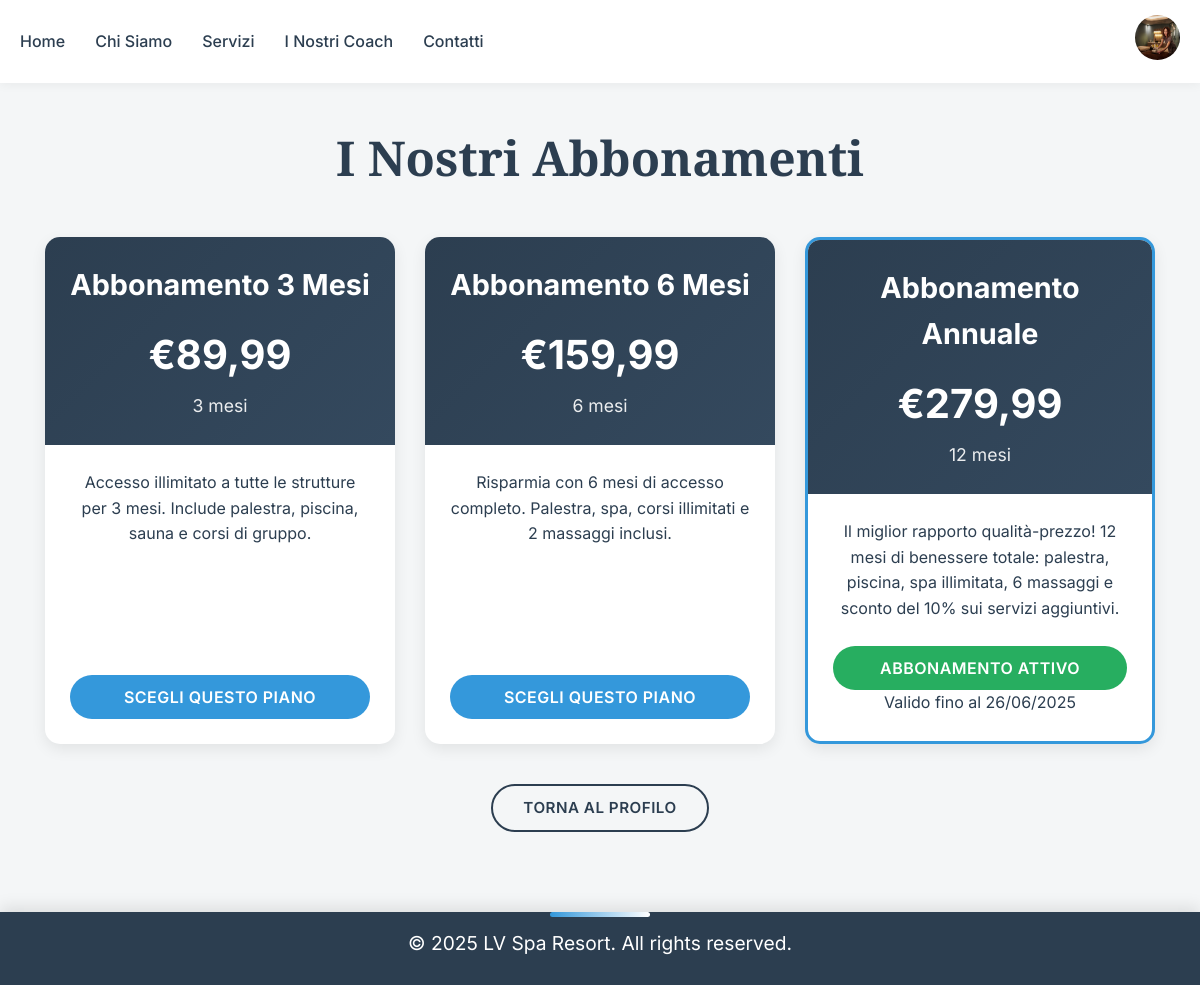
Screenshot of /subscriptions/subscription-plans/ (signed in) with the database file from the repository.
### users/models.py (models this page shows, shortened)
class User(AbstractBaseUser, PermissionsMixin):
    full_name = models.CharField(max_length=255, default="Nome Cognome")
    email = models.EmailField(unique=True)
    phone = models.CharField(max_length=20, blank=True)
    profile_picture = models.ImageField(
        upload_to="profile_pics/",
        default="profile_pics/def_pfp.png",
        null=True,
        blank=True
    )
    is_active = models.BooleanField(default=True)
    is_staff = models.BooleanField(default=False)
    is_superuser = models.BooleanField(default=False)
    objects = UserManager()
    USERNAME_FIELD = 'email'

### subscriptions/models.py (models this page shows, shortened)
class SubscriptionPlan(models.Model):
    name = models.CharField(max_length=100)
    price = models.FloatField()
    duration = models.IntegerField(help_text="Durata in mesi")
    description = models.TextField()

class Subscription(models.Model):
    user = models.ForeignKey('users.User', on_delete=models.CASCADE)
    plan = models.ForeignKey('subscriptions.SubscriptionPlan', on_delete=models.SET_NULL, null=True, blank=True)
    start_date = models.DateTimeField(auto_now_add=True)
    end_date = models.DateTimeField(blank=True, null=True)
    is_active = models.BooleanField(default=True)

### subscriptions/views.py (the view)
# urls.py: path('subscription-plans/', views.subscription_plans, name='subscription_plans'),
@login_required
def subscription_plans(request):
    if not request.user.is_authenticated:
        messages.error(request, "Devi essere loggato per accedere agli abbonamenti.")
        return redirect('subscription_plans')
    plans = SubscriptionPlan.objects.all()
    context = {
        "subscription_plans": plans,
        "user_subscription": Subscription.objects.filter(user=request.user, is_active=True).first(),
    }
    return render(request, 'subscriptions/subscription.html', context)

### subscriptions/templates/subscriptions/subscription.html (shortened to what this page needs)
{% extends 'users/navbar_template.html' %}
{% load static %}
{% block content %}
    <section class="subscription-section">
        <div class="subscription-container">
            <h1>I Nostri Abbonamenti</h1>
            <div class="plans-container">
                {% for plan in subscription_plans %}
                <div class="plan-card {% if user_subscription and user_subscription.plan.id == plan.id %}active-plan{% endif %}">
                    <div class="plan-header">
                        <h2>{{ plan.name }}</h2>
                        <p class="plan-price">€{{ plan.price|floatformat:2 }}</p>
                        <p class="plan-duration">{{ plan.duration }} mesi</p>
                    </div>
                    <div class="plan-description">
                        <p>{{ plan.description }}</p>
                    </div>
                    <div class="plan-action">
                        {% if user_subscription and user_subscription.plan.id == plan.id %}
                            <button class="current-plan-btn" disabled>Abbonamento Attivo</button>
                            <p class="plan-validity">Valido fino al {{ user_subscription.end_date|date:'d/m/Y' }}</p>
                        {% else %}
                            <button type="button" class="subscribe-plan-btn" onclick="openFakePaymentModal({{ plan.id }})">Scegli Questo Piano</button>
                        {% endif %}
                    </div>
                </div>
                {% empty %}
                <div class="no-plans">
                    <p>Al momento non ci sono abbonamenti disponibili.</p>
                </div>
                {% endfor %}
            </div>
            <div class="return-profile">
                <a href="{% url 'profile' %}" class="return-btn">Torna al Profilo</a>
            </div>
        </div>
    </section>
    <footer>
        <p>&copy; 2025 LV Spa Resort. All rights reserved.</p>
    </footer>
    <link rel="stylesheet" href="{% static 'subscriptions/css/subscriptions.css' %}?v={{ timestamp }}">
{% endblock %}

### users/templates/users/navbar_template.html (shortened to what this page needs)
{% load static %}
<!DOCTYPE html>
<html lang="it">
<head>
    <link rel="stylesheet" href="{% static 'users/css/home.css' %}">
</head>
<body>
    <header>
        <nav class="navbar">
            <ul class="nav-links">
                <li><a href="{% url 'home' %}#home">Home</a></li>
                <li><a href="{% url 'home' %}#about">Chi Siamo</a></li>
                <li><a href="{% url 'home' %}#services">Servizi</a></li>
                <li><a href="{% url 'home' %}#coaches">I Nostri Coach</a></li>
                <li><a href="{% url 'home' %}#contact">Contatti</a></li>
            </ul>
            <div class="header-actions">
                {% if user.is_authenticated %}
                    <div class="dropdown">
                        <img
                            src="{{ user.profile_picture.url }}"
                            alt="Immagine profilo utente"
                            class="user-profile-pic"
                        >
                    </div>
                {% else %}
                    <button class="login-btn" onclick="window.location.href='{% url 'login' %}?tab=login'">Login</button>
                    <button class="register-btn" onclick="window.location.href='{% url 'login' %}?tab=register'">Registrati</button>
                {% endif %}
            </div>
        </nav>
    </header>
{% block content %}{% endblock %}
</body>
</html>

### users/static/users/css/home.css (style rules this page uses)
* { margin: 0; padding: 0; box-sizing: border-box; }
:root { --primary-color: #2C3E50; --secondary-color: #34495E; --accent-color: #3498DB; --background-color: #F4F6F7; --text-color: #2C3E50; --white: #FFFFFF; }
body { font-family: 'Inter', sans-serif; line-height: 1.6; background-color: var(--background-color); color: var(--text-color); }
header { position: fixed; top: 0; width: 100%; background-color: var(--white); box-shadow: 0 2px 10px rgba(0, 0, 0, 0.05); z-index: 1000; padding: 15px 0; }
header nav { max-width: 1200px; margin: 0 auto; display: flex; justify-content: space-between; align-items: center; padding: 0 20px; }
header nav ul { display: flex; list-style: none; gap: 30px; }
header nav ul li a { text-decoration: none; color: var(--primary-color); font-weight: 500; transition: color 0.3s ease; position: relative; }
header nav ul li a::after { content: ''; position: absolute; width: 0; height: 2px; bottom: -5px; left: 0; background-color: var(--accent-color); transition: width 0.3s ease; }
.header-actions { display: flex; gap: 20px; }
.dropdown { position: relative; display: inline-block; }
.user-profile-pic { width: 45px; height: 45px; border-radius: 50%; cursor: pointer; transition: transform 0.2s ease; }
footer { background-color: var(--primary-color); color: var(--white); text-align: center; padding: 20px 10px; margin-top: 50px; position: relative; box-shadow: 0 -5px 15px rgba(0, 0, 0, 0.1); }
footer p { font-size: 1.2rem; font-weight: 400; margin-bottom: 10px; font-family: 'Inter', sans-serif; }
footer::before { content: ''; position: absolute; top: 0; left: 50%; transform: translateX(-50%); width: 100px; height: 5px; background: linear-gradient(to right, var(--accent-color), var(--white)); border-radius: 50px; margin-bottom: 10px; }

### rows the page displays
User: profile_picture (picture)
SubscriptionPlan: name "Abbonamento 3 Mesi", price "89,99", duration "3", description "Accesso illimitato a tutte le strutture per 3 mesi. Include palestra, piscina, sauna e corsi di gruppo."
SubscriptionPlan: name "Abbonamento 6 Mesi", price "159,99", duration "6", description "Risparmia con 6 mesi di accesso completo. Palestra, spa, corsi illimitati e 2 massaggi inclusi."
SubscriptionPlan: name "Abbonamento Annuale", price "279,99", duration "12", description "Il miglior rapporto qualità-prezzo! 12 mesi di benessere totale: palestra, piscina, spa illimitata, 6 massaggi e sconto del 10% sui servizi aggiuntivi."
Subscription: end_date "26/06/2025"
